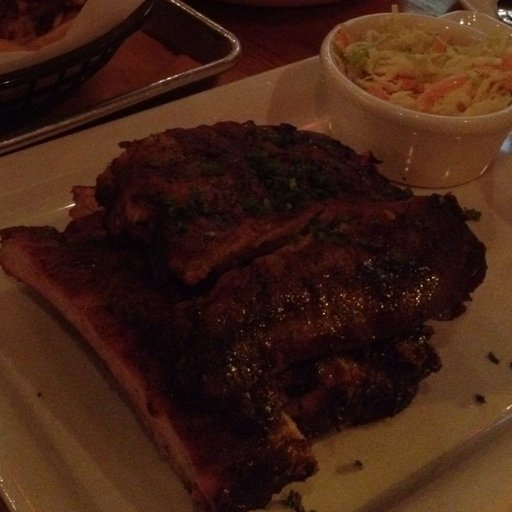
#> input picture Food_Item.jpg, 512 x 512 px
$ python Preprocessing.py
#> lines starting #> are read from the running program, lines starting #| are printed output that depends on the picture
#> further down, img is the input picture: shape (512, 512, 3); mean B, G, R 20.3, 33, 63.2
import cv2
import numpy as np

def histogram_equalize(img):
    b, g, r = cv2.split(img)                    #split image into bgr channels (blue, green, red - this is the default order for function cv2.split)
    red = cv2.equalizeHist(r)                   #carry out histogram equalizaton for each channel
    green = cv2.equalizeHist(g)
    blue = cv2.equalizeHist(b)
    return cv2.merge((blue, green, red))        #merge back the three channels

def grey_world(img):
    alpha , beta, gamma = 1,1,1

    b, g, r = cv2.split(img)                    # split into red green and blue channels
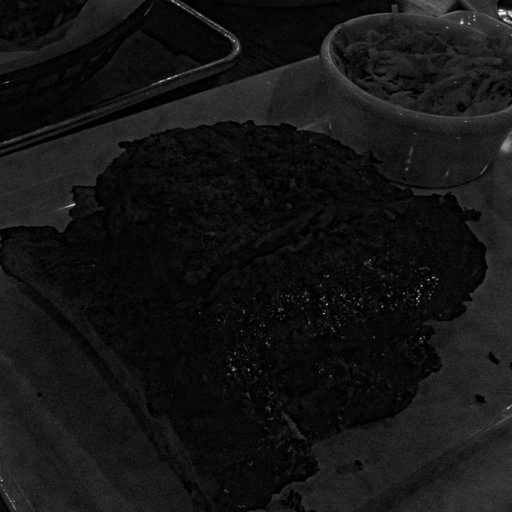
#> b: shape (512, 512); min 0, max 248, mean 20.3
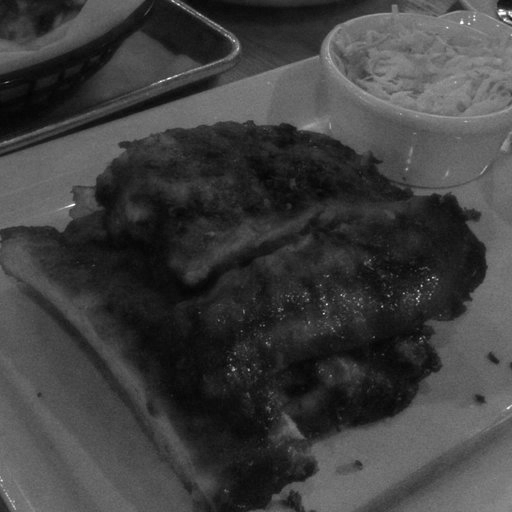
#> r: shape (512, 512); min 3, max 255, mean 63.2
    sumB = np.sum(b)
#> sumB = 5315572
    sumG = np.sum(g)
#> sumG = 8646458
    sumR = np.sum(r)
#> sumR = 16557213
    n = np.ma.size(b)                           # no of elements - will be same for all channels
#> n = 262144

    #calculate averages
    avgB = (sumB/n)
#> avgB = 20.28
    avgG = (sumG/n)
#> avgG = 32.98
    avgR = (sumR/n)
#> avgR = 63.16

    scale = float((avgB + avgG + avgR))/3.0
#> scale = 38.81

    denB = float(avgB) * gamma
#> denB = 20.28
    denG = float(avgG) * beta
#> denG = 32.98
    denR = float(avgR) * alpha
#> denR = 63.16

    blue = np.divide((np.multiply(b,scale)), denB)
    green = np.divide((np.multiply(g,scale)), denG)
    red = np.divide((np.multiply(r,scale)), denR)

    blue = np.array(blue, dtype= np.uint8)
    green = np.array(green, dtype= np.uint8)
    red = np.array(red, dtype= np.uint8)

    merged = cv2.merge((blue,green,red))
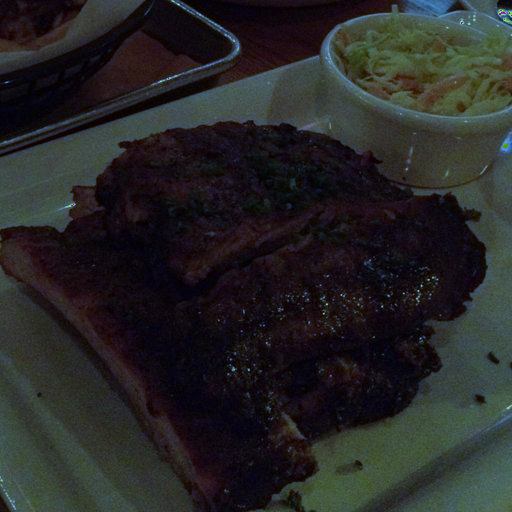
#> merged: shape (512, 512, 3); mean B, G, R 38.2, 38.3, 38.3
    return merged


if __name__ == "__main__":
    img = cv2.imread("Food_Item.jpg")

    #perform grey world on the image
    Img_Grey = grey_world(img)
    cv2.imshow("Food_Item - GreyWorld.jpg", Img_Grey)

    #now perform histogram_equalization on the resultant image
    Img_hist = histogram_equalize(Img_Grey)
#> in histogram_equalize, `red = cv2.equalizeHist(r)`:
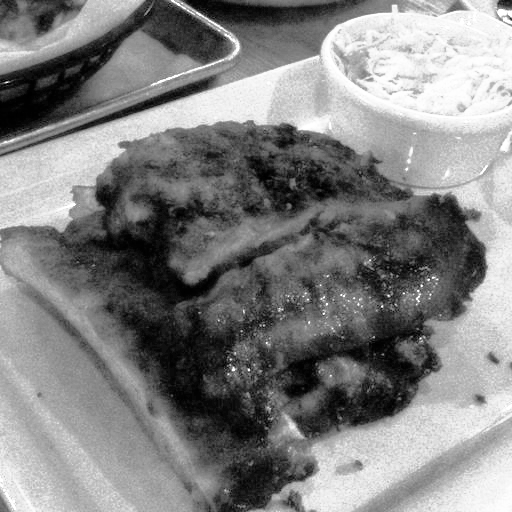
#> red: shape (512, 512); min 0, max 255, mean 129.6
#> in histogram_equalize, `green = cv2.equalizeHist(g)`:
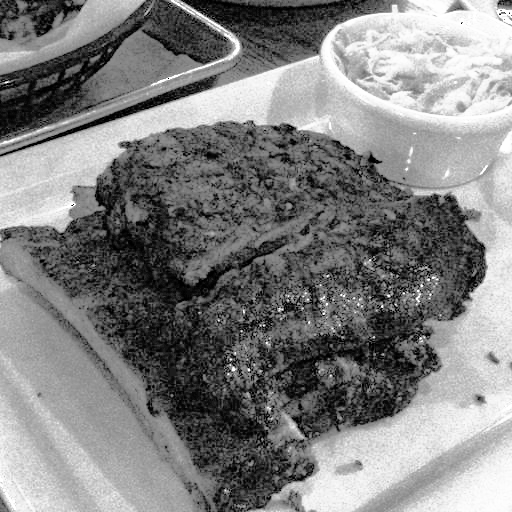
#> green: shape (512, 512); min 0, max 255, mean 129.2
#> in histogram_equalize, `blue = cv2.equalizeHist(b)`:
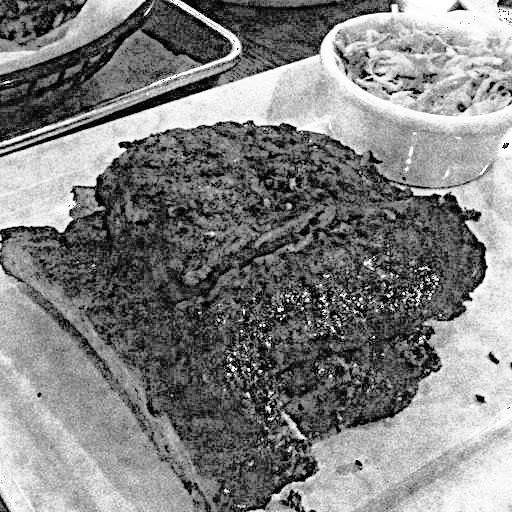
#> blue: shape (512, 512); min 0, max 255, mean 128.9
#> in histogram_equalize, `return cv2.merge((blue, green, red))`:
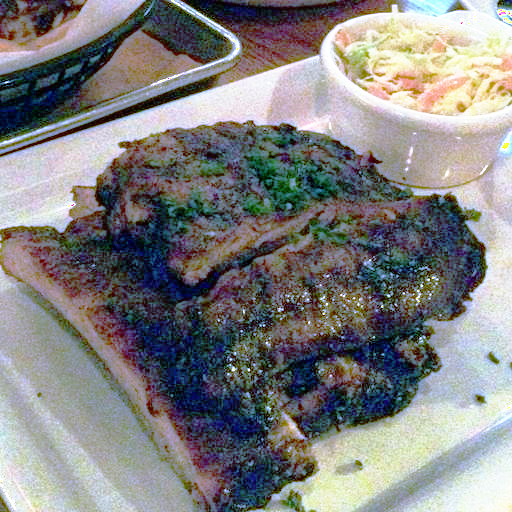
#> returned value: shape (512, 512, 3); mean of channels 0, 1, 2 128.9, 129.2, 129.6; drawn as B, G, R
    cv2.imshow("Food_Item - Histogram Equalized", Img_hist)


    cv2.waitKey(0)                      #the program will keep running until you enter a key
